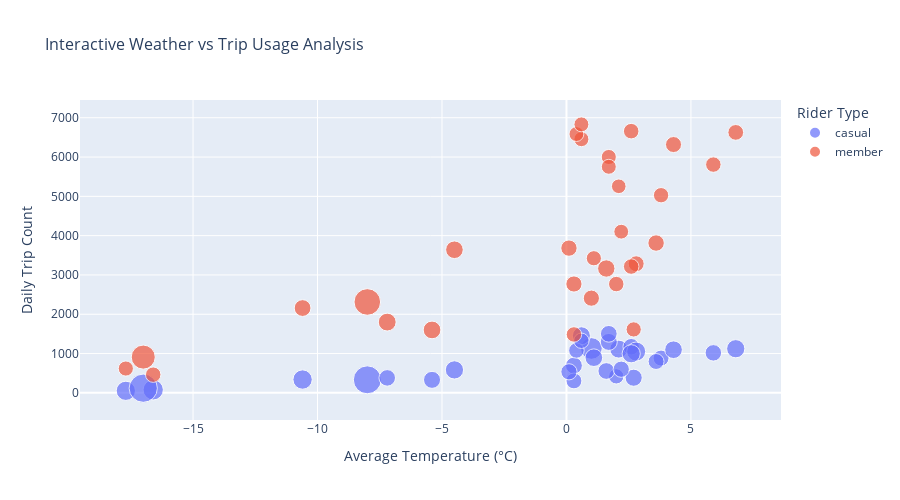

Notebook code cell kept with this figure:
### Code cell
# Visualization 1: Weather Impact on Daily Trip Patterns

if 'trips_weather' in globals():
    print("📊 WEATHER IMPACT VISUALIZATIONS")
    print("=" * 40)
    
    # 1. Temperature vs Trip Count by Rider Type
    fig, axes = plt.subplots(2, 2, figsize=(16, 12))
    fig.suptitle('Weather Impact on Bike-Share Usage', fontsize=16, fontweight='bold')
    
    # Scatter plot: Temperature vs Trip Count
    for i, rider_type in enumerate(['casual', 'member']):
        subset = trips_weather[trips_weather['member_casual'] == rider_type]
        
        axes[0, i].scatter(subset['avg_temp'], subset['trip_count'], alpha=0.6, s=30)
        
        # Add trend line
        z = np.polyfit(subset['avg_temp'], subset['trip_count'], 1)
        p = np.poly1d(z)
        axes[0, i].plot(subset['avg_temp'], p(subset['avg_temp']), "r--", alpha=0.8)
        
        # Calculate and display correlation
        corr = subset['avg_temp'].corr(subset['trip_count'])
        
        axes[0, i].set_title(f'{rider_type.title()} Riders: Temperature vs Trips\n(r = {corr:.3f})')
        axes[0, i].set_xlabel('Average Daily Temperature (°C)')
        axes[0, i].set_ylabel('Daily Trip Count')
        axes[0, i].grid(True, alpha=0.3)
    
    # 2. Precipitation Impact
    precip_data = trips_weather.groupby(['member_casual', 'precip_category'])['trip_count'].mean().reset_index()
    
    # Bar plot for precipitation impact
    casual_precip = precip_data[precip_data['member_casual'] == 'casual']
    member_precip = precip_data[precip_data['member_casual'] == 'member']
    
    x = np.arange(len(casual_precip['precip_category']))
    width = 0.35
    
    axes[1, 0].bar(x - width/2, casual_precip['trip_count'], width, label='Casual', alpha=0.8)
    axes[1, 0].bar(x + width/2, member_precip['trip_count'], width, label='Member', alpha=0.8)
    
    axes[1, 0].set_title('Average Daily Trips by Precipitation Level')
    axes[1, 0].set_xlabel('Precipitation Category')
    axes[1, 0].set_ylabel('Average Daily Trips')
    axes[1, 0].set_xticks(x)
    axes[1, 0].set_xticklabels(casual_precip['precip_category'], rotation=45)
    axes[1, 0].legend()
    axes[1, 0].grid(True, alpha=0.3)
    
    # 3. Weather Category Impact
    weather_data = trips_weather.groupby(['member_casual', 'weather_category'])['trip_count'].mean().reset_index()
    
    casual_weather = weather_data[weather_data['member_casual'] == 'casual']
    member_weather = weather_data[weather_data['member_casual'] == 'member']
    
    x2 = np.arange(len(casual_weather['weather_category']))
    
    axes[1, 1].bar(x2 - width/2, casual_weather['trip_count'], width, label='Casual', alpha=0.8)
    axes[1, 1].bar(x2 + width/2, member_weather['trip_count'], width, label='Member', alpha=0.8)
    
    axes[1, 1].set_title('Average Daily Trips by Weather Category')
    axes[1, 1].set_xlabel('Weather Category')
    axes[1, 1].set_ylabel('Average Daily Trips')
    axes[1, 1].set_xticks(x2)
    axes[1, 1].set_xticklabels(casual_weather['weather_category'], rotation=45)
    axes[1, 1].legend()
    axes[1, 1].grid(True, alpha=0.3)
    
    plt.tight_layout()
    plt.show()
    
    # Interactive plotly visualization
    print("\n🌟 Creating interactive weather-usage visualization...")
    
    # Create interactive scatter plot
    fig_interactive = px.scatter(
        trips_weather, 
        x='avg_temp', 
        y='trip_count',
        color='member_casual',
        size='avg_duration',
        hover_data=['precip_category', 'weather_category', 'precipitation'],
        title='Interactive Weather vs Trip Usage Analysis',
        labels={
            'avg_temp': 'Average Temperature (°C)',
            'trip_count': 'Daily Trip Count',
            'member_casual': 'Rider Type',
            'avg_duration': 'Avg Duration (min)'
        }
    )
    
    fig_interactive.update_layout(
        title_font_size=16,
        height=500
    )
    
    fig_interactive.show()
    
    print("✅ Weather impact visualizations complete!")

else:
    print("❌ No weather-trip data available for visualization")
    print("📝 Run the weather-trip correlation analysis cell first")

### Figure 1 — Plotly figure (JSON) as saved in the notebook; plotly's stock layout.template omitted (floating-point values rounded to 4 significant figures)
{"data": [{"customdata": [["Light Rain", "Cold", 0.4], [null, "Cold", 0], [null, "Cold", 0], [null, "Cold", 0], [null, "Cold", 0], ["Moderate Rain", "Cold", 5.2], ["Light Rain", "Cold", 1.2], ["Light Rain", "Cold", 0.2], ["Heavy Rain", "Cold", 27.9], ["Light Rain", "Cold", 1.2], ["Light Rain", "Cold", 0.9], ["Heavy Rain", "Cold", 22.8], ["Moderate Rain", "Cold", 2.3], ["Light Rain", "Very Cold", 0.5], [null, "Very Cold", 0], [null, "Very Cold", 0], ["No Rain", "Very Cold", 0.1], ["Light Rain", "Very Cold", 0.9], ["Moderate Rain", "Very Cold", 3.6], [null, "Very Cold", 0], [null, "Very Cold", 0], ["Light Rain", "Cold", 1.6], ["Moderate Rain", "Cold", 9.1], ["Moderate Rain", "Cold", 5.5], ["Moderate Rain", "Cold", 7.5], ["Moderate Rain", "Cold", 9.5], ["Moderate Rain", "Cold", 2.3], ["Moderate Rain", "Cold", 2.9], [null, "Cold", 0], ["Moderate Rain", "Cold", 3.2], [null, "Cold", 0]], "hovertemplate": "Rider Type=casual<br>Average Temperature (°C)=%{x}<br>Daily Trip Count=%{y}<br>Avg Duration (min)=%{marker.size}<br>precip_category=%{customdata[0]}<br>weather_category=%{customdata[1]}<br>precipitation=%{customdata[2]}<extra></extra>", "legendgroup": "casual", "marker": {"color": "#636efa", "size": [21.33, 14.64, 13.08, 14.64, 12.69, 12.84, 14.1, 12.29, 10.56, 10.93, 10.76, 13.26, 11.43, 18.62, 16.82, 36.24, 35.39, 15.11, 16.93, 12.42, 13.16, 11.92, 12.66, 11.98, 11.55, 11.55, 16.4, 15.02, 12.32, 14.13, 15.07], "sizemode": "area", "sizeref": 0.09059, "symbol": "circle"}, "mode": "markers", "name": "casual", "orientation": "v", "showlegend": true, "type": "scatter", "x": [1.0, 2.1, 1.7, 0.6, 1.7, 0.3, 1.1, 2.6, 2.0, 0.4, 0.6, 2.7, 0.3, -16.6, -17.7, -17.0, -8.0, -4.5, -10.6, -7.2, -5.4, 0.1, 1.6, 2.2, 3.8, 3.6, 2.8, 2.6, 5.9, 4.3, 6.8], "xaxis": "x", "y": [1129, 1113, 1296, 1453, 1502, 694, 895, 1174, 420, 1078, 1326, 385, 304, 77, 52, 119, 332, 584, 339, 381, 331, 536, 556, 602, 885, 798, 1052, 995, 1018, 1098, 1123], "yaxis": "y"}, {"customdata": [["Light Rain", "Cold", 0.4], [null, "Cold", 0], [null, "Cold", 0], [null, "Cold", 0], [null, "Cold", 0], ["Moderate Rain", "Cold", 5.2], ["Light Rain", "Cold", 1.2], ["Light Rain", "Cold", 0.2], ["Heavy Rain", "Cold", 27.9], ["Light Rain", "Cold", 1.2], ["Light Rain", "Cold", 0.9], ["Heavy Rain", "Cold", 22.8], ["Moderate Rain", "Cold", 2.3], ["Light Rain", "Very Cold", 0.5], [null, "Very Cold", 0], [null, "Very Cold", 0], ["No Rain", "Very Cold", 0.1], ["Light Rain", "Very Cold", 0.9], ["Moderate Rain", "Very Cold", 3.6], [null, "Very Cold", 0], [null, "Very Cold", 0], ["Light Rain", "Cold", 1.6], ["Moderate Rain", "Cold", 9.1], ["Moderate Rain", "Cold", 5.5], ["Moderate Rain", "Cold", 7.5], ["Moderate Rain", "Cold", 9.5], ["Moderate Rain", "Cold", 2.3], ["Moderate Rain", "Cold", 2.9], [null, "Cold", 0], ["Moderate Rain", "Cold", 3.2], [null, "Cold", 0]], "hovertemplate": "Rider Type=member<br>Average Temperature (°C)=%{x}<br>Daily Trip Count=%{y}<br>Avg Duration (min)=%{marker.size}<br>precip_category=%{customdata[0]}<br>weather_category=%{customdata[1]}<br>precipitation=%{customdata[2]}<extra></extra>", "legendgroup": "member", "marker": {"color": "#EF553B", "size": [11.88, 9.705, 10.29, 10.25, 10.17, 11.89, 10.47, 10.94, 10.81, 10.0, 10.1, 10.52, 10.81, 10.81, 10.4, 26.2, 32.04, 14.07, 12.77, 14.45, 14.24, 12.11, 13.65, 9.934, 10.65, 12.25, 11.53, 10.94, 10.84, 11.62, 11.23], "sizemode": "area", "sizeref": 0.09059, "symbol": "circle"}, "mode": "markers", "name": "member", "orientation": "v", "showlegend": true, "type": "scatter", "x": [1.0, 2.1, 1.7, 0.6, 1.7, 0.3, 1.1, 2.6, 2.0, 0.4, 0.6, 2.7, 0.3, -16.6, -17.7, -17.0, -8.0, -4.5, -10.6, -7.2, -5.4, 0.1, 1.6, 2.2, 3.8, 3.6, 2.8, 2.6, 5.9, 4.3, 6.8], "xaxis": "x", "y": [2410, 5256, 6002, 6455, 5752, 2770, 3425, 6659, 2768, 6585, 6832, 1614, 1486, 463, 619, 910, 2313, 3641, 2158, 1801, 1601, 3683, 3164, 4101, 5029, 3812, 3285, 3214, 5808, 6318, 6627], "yaxis": "y"}], "layout": {"height": 500, "legend": {"itemsizing": "constant", "title": {"text": "Rider Type"}, "tracegroupgap": 0}, "title": {"font": {"size": 16}, "text": "Interactive Weather vs Trip Usage Analysis"}, "xaxis": {"anchor": "y", "domain": [0, 1], "title": {"text": "Average Temperature (°C)"}}, "yaxis": {"anchor": "x", "domain": [0, 1], "title": {"text": "Daily Trip Count"}}}}
